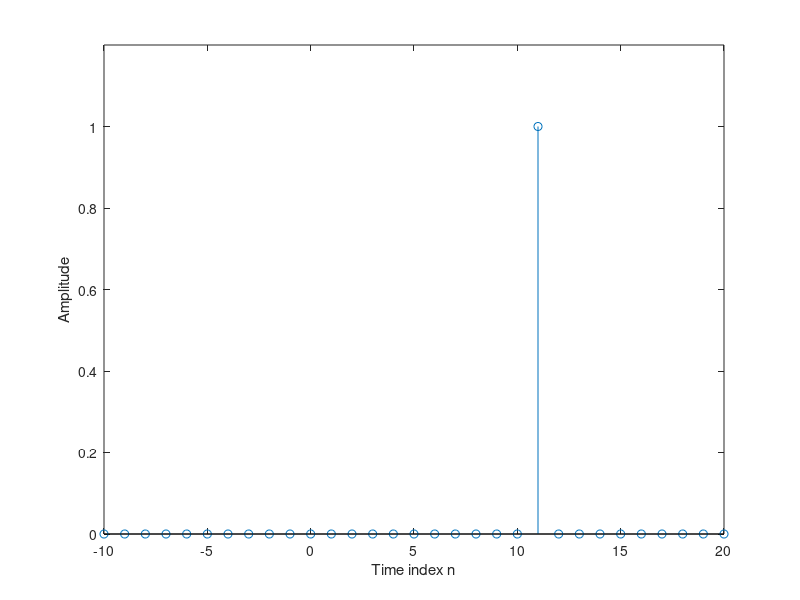

Reproduce this figure in MATLAB.
% program for generation and ploting a "delayed" unit sample sequence
% same coordinates as P1_1.m program
clf;
n = -10:20;
delay = 11;
%generate the unit sample sequence
u = [zeros(1,(delay+10)) 1 zeros(1,9)];
%plot the sequences
stem (n,u);
%stem command runs with vector and values of vector
xlabel('Time index n'); ylabel('Amplitude');
axis([-10 20 0 1.2]);
%the first two value is for x range
%the next two values if for y range
